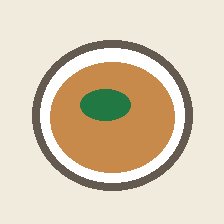
#> input picture web/tests/e2e/fixtures/qa_food.bmp, 224 x 224 px
$ python -i check_model_100.py   (imports and definitions only)
#> lines starting #> are read from the running program, lines starting #| are printed output that depends on the picture
"""Fail-fast validation of the Food100 ONNX and exact inference preprocessing.

Run after installing requirements.txt and assembling the model:
    python ml/check_model_100.py --image /path/to/sample.jpg

If running with shards only, this script reconstructs a checked copy in temp.
"""
import argparse
import ast
import json
import os
from pathlib import Path
import sys
import tempfile

import numpy as np
from PIL import Image, ImageOps
import onnxruntime as ort

ROOT = Path(__file__).resolve().parent
sys.path.insert(0, str(ROOT.parent))
from ml.assemble_food100 import assemble_model  # noqa: E402


# [17 lines left out: function load_classes, not called in this run]


def preprocess(image):
#> called with image = '../web/tests/e2e/fixtures/qa_food.bmp'
    with Image.open(image) as im:
#> im is the input picture: PIL image 224x224 RGB; mean R, G, B 218.2, 204.7, 181.9
        rgb = ImageOps.exif_transpose(im).convert("RGB")
    # EXACT torchvision eval transform: Resize(256), CenterCrop(224).
    w, h = rgb.size
#> w = 224; h = 224
    if w <= h:
        nw, nh = 256, int(256 * h / w)
#> nw = 256; nh = 256
    else:
        nw, nh = int(256 * w / h), 256
    resized = rgb.resize((nw, nh), Image.Resampling.BILINEAR)
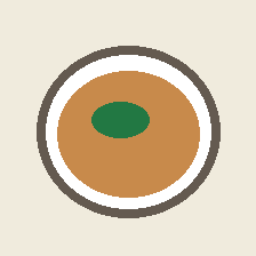
#> resized: PIL image 256x256 RGB; mean R, G, B 218.2, 204.7, 181.9
    left, top = (nw - 224) // 2, (nh - 224) // 2
#> left = 16; top = 16
    crop = resized.crop((left, top, left + 224, top + 224))
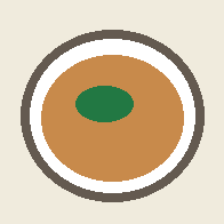
#> crop: PIL image 224x224 RGB; mean R, G, B 211.5, 195.4, 169.9
    mean = np.array([0.485, 0.456, 0.406], dtype=np.float32)
    std = np.array([0.229, 0.224, 0.225], dtype=np.float32)
    x = np.asarray(crop, dtype=np.float32) / 255.0
    return ((x - mean) / std).transpose(2, 0, 1)[None].astype(np.float32)


# [48 lines left out: function main, not called in this run]


# [2 lines not run here, left out]

>>> result = preprocess('../web/tests/e2e/fixtures/qa_food.bmp')
